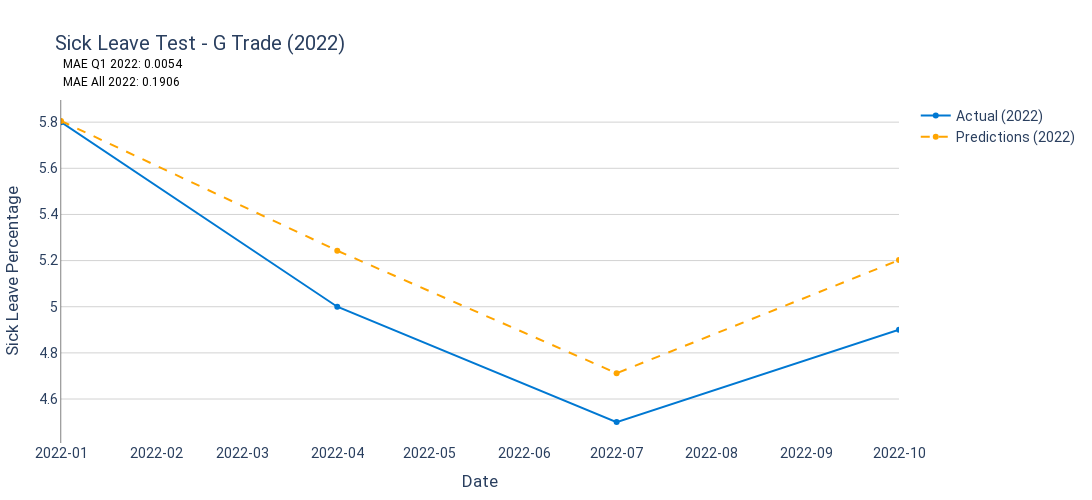
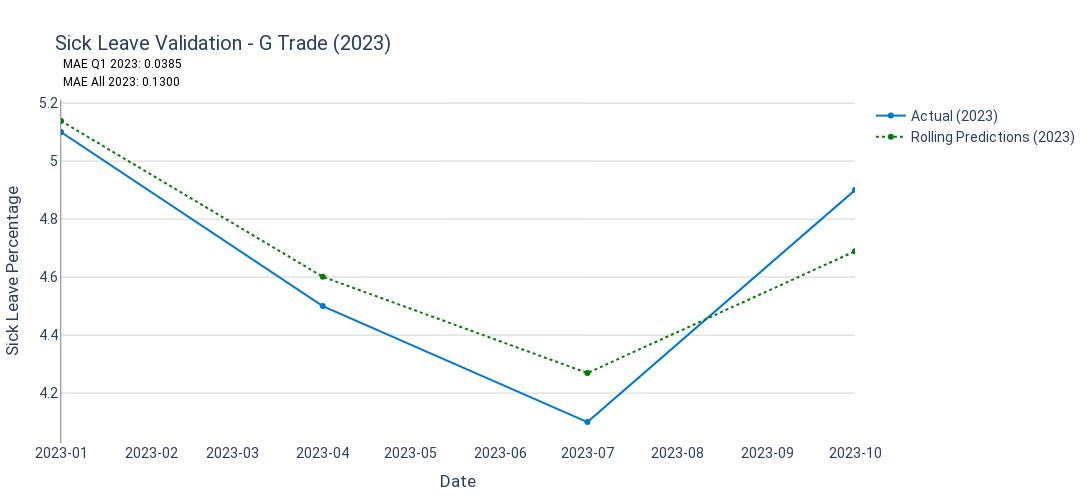

Notebook code for these charts, in order:
### Code cell
# 12. Visualization for 2022
fig_2022 = go.Figure()

# Add actual sick leave percentage line for 2022
fig_2022.add_trace(go.Scatter(
    x=test_df_2022.index,
    y=y_test[test_df_2022.index],
    mode='lines+markers',
    name='Actual (2022)',
    line=dict(color='#0078d2', width=2)
))

# Add predictions line for 2022
fig_2022.add_trace(go.Scatter(
    x=test_df_2022.index,
    y=y_pred_2022,
    mode='lines+markers',
    name='Predictions (2022)',
    line=dict(color='orange', width=2, dash='dash')
))

# Add MAE for Q1 and all quarters as text annotations
fig_2022.add_annotation(
    xref="paper", yref="paper", x=0.00, y=1.13, showarrow=False,
    text=f"MAE Q1 2022: {mae_q1_2022:.4f}",
    font=dict(size=12, color="black")
)
fig_2022.add_annotation(
    xref="paper", yref="paper", x=0.00, y=1.08, showarrow=False,
    text=f"MAE All 2022: {mae_all_2022:.4f}",
    font=dict(size=12, color="black")
)

fig_2022.update_layout(
    title=f'Sick Leave Test - G Trade (2022)',
    xaxis_title='Date',
    yaxis_title='Sick Leave Percentage',
    plot_bgcolor='white',
    xaxis=dict(
        showgrid=False,
        tickformat="%Y-%m",
        range=[test_df_2022.index.min(), test_df_2022.index.max()]
    ),
    yaxis=dict(
        showgrid=True, gridcolor='lightgrey', showline=True, linewidth=0.5, linecolor='black'
    ),
    font=dict(family="Roboto", size=14),
    margin=dict(l=50, r=50, t=100, b=50),
    width=1100, height=500
)

fig_2022.show()
fig_2022.write_html("Sick_Leave_Test_G_Trade_2022.html")

# Visualization for 2023
fig_2023 = go.Figure()

# Add actual sick leave percentage line for 2023
fig_2023.add_trace(go.Scatter(
    x=test_df_2023.index,
    y=y_test[test_df_2023.index],
    mode='lines+markers',
    name='Actual (2023)',
    line=dict(color='#0078d2', width=2)
))

# Add rolling predictions line for 2023
fig_2023.add_trace(go.Scatter(
    x=test_df_2023.index,
    y=y_pred_2023,
    mode='lines+markers',
    name='Rolling Predictions (2023)',
    line=dict(color='green', width=2, dash='dot')
))

# Add MAE for Q1 and all quarters as text annotations
fig_2023.add_annotation(
    xref="paper", yref="paper", x=0.00, y=1.13, showarrow=False,
    text=f"MAE Q1 2023: {mae_q1_2023:.4f}",
    font=dict(size=12, color="black")
)
fig_2023.add_annotation(
    xref="paper", yref="paper", x=0.00, y=1.08, showarrow=False,
    text=f"MAE All 2023: {mae_all_2023:.4f}",
    font=dict(size=12, color="black")
)

fig_2023.update_layout(
    title=f'Sick Leave Validation - G Trade (2023)',
    xaxis_title='Date',
    yaxis_title='Sick Leave Percentage',
    plot_bgcolor='white',
    xaxis=dict(
        showgrid=False,
        tickformat="%Y-%m",
        range=[test_df_2023.index.min(), test_df_2023.index.max()]
    ),
    yaxis=dict(
        showgrid=True, gridcolor='lightgrey', showline=True, linewidth=0.5, linecolor='black'
    ),
    font=dict(family="Roboto", size=14),
    margin=dict(l=50, r=50, t=100, b=50),
    width=1100, height=500
)

fig_2023.show()
fig_2023.write_html("Sick_Leave_Validation_G_Trade_2023.html")

### Figure 1 — Plotly figure (JSON) as saved in the notebook; plotly's stock layout.template omitted (floating-point values rounded to 4 significant figures)
{"data": [{"line": {"color": "#0078d2", "width": 2}, "mode": "lines+markers", "name": "Actual (2022)", "type": "scatter", "x": ["2022-01-01T00:00:00", "2022-04-01T00:00:00", "2022-07-01T00:00:00", "2022-10-01T00:00:00"], "y": [5.8, 5, 4.5, 4.9]}, {"line": {"color": "orange", "dash": "dash", "width": 2}, "mode": "lines+markers", "name": "Predictions (2022)", "type": "scatter", "x": ["2022-01-01T00:00:00", "2022-04-01T00:00:00", "2022-07-01T00:00:00", "2022-10-01T00:00:00"], "y": [5.805, 5.243, 4.712, 5.202]}], "layout": {"annotations": [{"font": {"color": "black", "size": 12}, "showarrow": false, "text": "MAE Q1 2022: 0.0054", "x": 0, "xref": "paper", "y": 1.13, "yref": "paper"}, {"font": {"color": "black", "size": 12}, "showarrow": false, "text": "MAE All 2022: 0.1906", "x": 0, "xref": "paper", "y": 1.08, "yref": "paper"}], "font": {"family": "Roboto", "size": 14}, "height": 500, "margin": {"b": 50, "l": 50, "r": 50, "t": 100}, "plot_bgcolor": "white", "title": {"text": "Sick Leave Test - G Trade (2022)"}, "width": 1100, "xaxis": {"range": ["2022-01-01T00:00:00", "2022-10-01T00:00:00"], "showgrid": false, "tickformat": "%Y-%m", "title": {"text": "Date"}}, "yaxis": {"gridcolor": "lightgrey", "linecolor": "black", "linewidth": 0.5, "showgrid": true, "showline": true, "title": {"text": "Sick Leave Percentage"}}}}

### Figure 2 — Plotly figure (JSON) as saved in the notebook; plotly's stock layout.template omitted (floating-point values rounded to 4 significant figures)
{"data": [{"line": {"color": "#0078d2", "width": 2}, "mode": "lines+markers", "name": "Actual (2023)", "type": "scatter", "x": ["2023-01-01T00:00:00", "2023-04-01T00:00:00", "2023-07-01T00:00:00", "2023-10-01T00:00:00"], "y": [5.1, 4.5, 4.1, 4.9]}, {"line": {"color": "green", "dash": "dot", "width": 2}, "mode": "lines+markers", "name": "Rolling Predictions (2023)", "type": "scatter", "x": ["2023-01-01T00:00:00", "2023-04-01T00:00:00", "2023-07-01T00:00:00", "2023-10-01T00:00:00"], "y": [5.139, 4.601, 4.269, 4.689]}], "layout": {"annotations": [{"font": {"color": "black", "size": 12}, "showarrow": false, "text": "MAE Q1 2023: 0.0385", "x": 0, "xref": "paper", "y": 1.13, "yref": "paper"}, {"font": {"color": "black", "size": 12}, "showarrow": false, "text": "MAE All 2023: 0.1300", "x": 0, "xref": "paper", "y": 1.08, "yref": "paper"}], "font": {"family": "Roboto", "size": 14}, "height": 500, "margin": {"b": 50, "l": 50, "r": 50, "t": 100}, "plot_bgcolor": "white", "title": {"text": "Sick Leave Validation - G Trade (2023)"}, "width": 1100, "xaxis": {"range": ["2023-01-01T00:00:00", "2023-10-01T00:00:00"], "showgrid": false, "tickformat": "%Y-%m", "title": {"text": "Date"}}, "yaxis": {"gridcolor": "lightgrey", "linecolor": "black", "linewidth": 0.5, "showgrid": true, "showline": true, "title": {"text": "Sick Leave Percentage"}}}}
